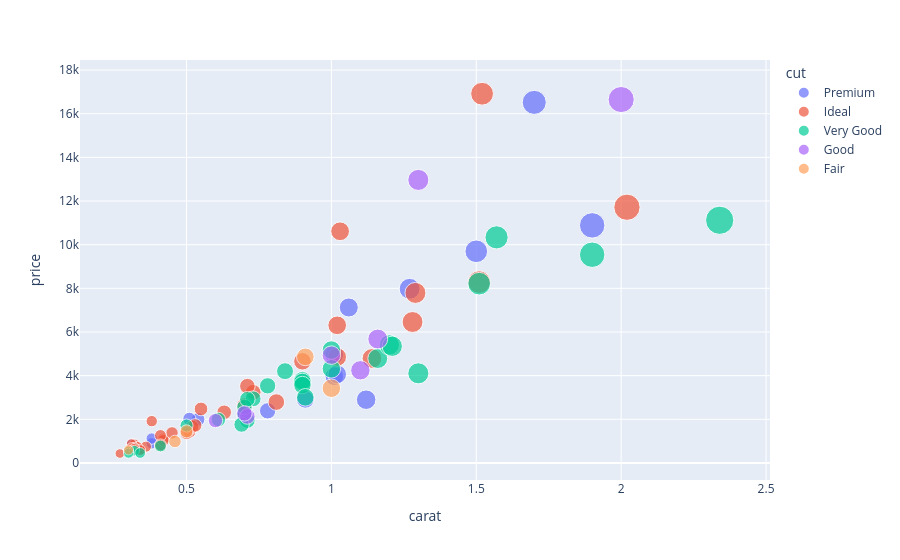

This figure's notebook cell:
### Code cell
fig=px.scatter(df_s, x='carat', y ='price', color='cut', size='carat')
fig

### Figure 1 — Plotly figure (JSON) as saved in the notebook; plotly's stock layout.template omitted (floating-point values rounded to 4 significant figures)
{"data": [{"hovertemplate": "cut=Premium<br>carat=%{marker.size}<br>price=%{y}<extra></extra>", "legendgroup": "Premium", "marker": {"color": "#636efa", "size": [1.01, 1.5, 0.31, 1.01, 1.06, 1.7, 1.02, 0.54, 0.91, 0.7, 1.27, 1.9, 0.51, 0.7, 0.78, 0.38, 1.12, 0.38], "sizemode": "area", "sizeref": 0.00585, "symbol": "circle"}, "mode": "markers", "name": "Premium", "orientation": "v", "showlegend": true, "type": "scatter", "x": [1.01, 1.5, 0.31, 1.01, 1.06, 1.7, 1.02, 0.54, 0.91, 0.7, 1.27, 1.9, 0.51, 0.7, 0.78, 0.38, 1.12, 0.38], "xaxis": "x", "y": [3971, 9697, 872, 4959, 7123, 16521, 4061, 1993, 2913, 2155, 7980, 10885, 2020, 2352, 2387, 898, 2898, 1117], "yaxis": "y"}, {"hovertemplate": "cut=Ideal<br>carat=%{marker.size}<br>price=%{y}<extra></extra>", "legendgroup": "Ideal", "marker": {"color": "#EF553B", "size": [0.41, 1.51, 0.32, 0.51, 0.34, 1.14, 0.73, 0.42, 0.52, 0.38, 0.34, 0.36, 0.55, 0.71, 0.63, 0.33, 1.02, 0.34, 2.02, 0.31, 0.31, 1.52, 0.53, 0.45, 0.32, 0.7, 0.81, 0.5, 0.31, 0.42, 1.29, 0.41, 1.03, 0.9, 0.27, 0.32, 1.02, 1.28, 0.41], "sizemode": "area", "sizeref": 0.00585, "symbol": "circle"}, "mode": "markers", "name": "Ideal", "orientation": "v", "showlegend": true, "type": "scatter", "x": [0.41, 1.51, 0.32, 0.51, 0.34, 1.14, 0.73, 0.42, 0.52, 0.38, 0.34, 0.36, 0.55, 0.71, 0.63, 0.33, 1.02, 0.34, 2.02, 0.31, 0.31, 1.52, 0.53, 0.45, 0.32, 0.7, 0.81, 0.5, 0.31, 0.42, 1.29, 0.41, 1.03, 0.9, 0.27, 0.32, 1.02, 1.28, 0.41], "xaxis": "x", "y": [775, 8287, 860, 1438, 628, 4788, 3235, 1103, 1656, 1915, 596, 746, 2473, 3518, 2320, 743, 4855, 589, 11715, 698, 872, 16916, 1721, 1377, 702, 2635, 2789, 1370, 687, 1031, 7790, 1259, 10615, 4657, 432, 645, 6306, 6458, 830], "yaxis": "y"}, {"hovertemplate": "cut=Very Good<br>carat=%{marker.size}<br>price=%{y}<extra></extra>", "legendgroup": "Very Good", "marker": {"color": "#00cc96", "size": [0.5, 0.31, 1.51, 0.78, 1.16, 1.3, 0.71, 0.3, 1.2, 0.41, 0.7, 1.21, 0.9, 0.73, 0.84, 0.7, 0.32, 1.57, 0.34, 0.61, 2.34, 1.0, 0.9, 0.9, 0.3, 0.71, 0.69, 1.9, 1.0, 0.91], "sizemode": "area", "sizeref": 0.00585, "symbol": "circle"}, "mode": "markers", "name": "Very Good", "orientation": "v", "showlegend": true, "type": "scatter", "x": [0.5, 0.31, 1.51, 0.78, 1.16, 1.3, 0.71, 0.3, 1.2, 0.41, 0.7, 1.21, 0.9, 0.73, 0.84, 0.7, 0.32, 1.57, 0.34, 0.61, 2.34, 1.0, 0.9, 0.9, 0.3, 0.71, 0.69, 1.9, 1.0, 0.91], "xaxis": "x", "y": [1715, 544, 8214, 3534, 4785, 4106, 1942, 526, 5408, 778, 2234, 5346, 3789, 2939, 4205, 2562, 561, 10336, 457, 1989, 11119, 5174, 3709, 3569, 447, 2918, 1757, 9540, 4312, 3006], "yaxis": "y"}, {"hovertemplate": "cut=Good<br>carat=%{marker.size}<br>price=%{y}<extra></extra>", "legendgroup": "Good", "marker": {"color": "#ab63fa", "size": [1.3, 1.0, 1.1, 0.71, 1.16, 0.6, 2.0, 0.7], "sizemode": "area", "sizeref": 0.00585, "symbol": "circle"}, "mode": "markers", "name": "Good", "orientation": "v", "showlegend": true, "type": "scatter", "x": [1.3, 1.0, 1.1, 0.71, 1.16, 0.6, 2.0, 0.7], "xaxis": "x", "y": [12967, 4939, 4244, 2130, 5678, 1940, 16650, 2271], "yaxis": "y"}, {"hovertemplate": "cut=Fair<br>carat=%{marker.size}<br>price=%{y}<extra></extra>", "legendgroup": "Fair", "marker": {"color": "#FFA15A", "size": [0.5, 0.46, 0.3, 1.0, 0.91], "sizemode": "area", "sizeref": 0.00585, "symbol": "circle"}, "mode": "markers", "name": "Fair", "orientation": "v", "showlegend": true, "type": "scatter", "x": [0.5, 0.46, 0.3, 1.0, 0.91], "xaxis": "x", "y": [1446, 984, 593, 3422, 4860], "yaxis": "y"}], "layout": {"legend": {"itemsizing": "constant", "title": {"text": "cut"}, "tracegroupgap": 0}, "margin": {"t": 60}, "xaxis": {"anchor": "y", "domain": [0, 1], "title": {"text": "carat"}}, "yaxis": {"anchor": "x", "domain": [0, 1], "title": {"text": "price"}}}}
